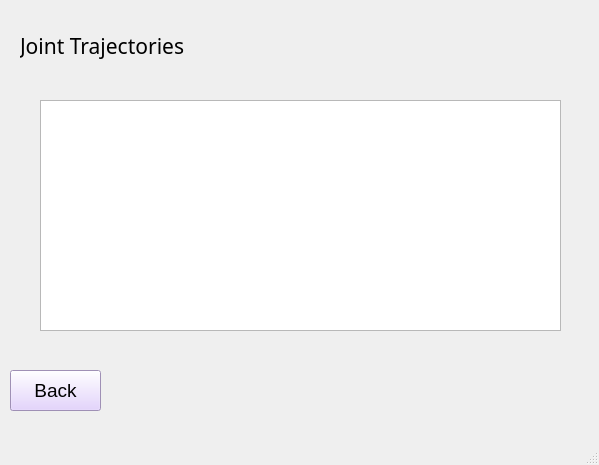
<?xml version="1.0" encoding="UTF-8"?>
<ui version="4.0">
 <class>MainWindow</class>
 <widget class="QMainWindow" name="MainWindow">
  <property name="geometry">
   <rect>
    <x>0</x>
    <y>0</y>
    <width>599</width>
    <height>465</height>
   </rect>
  </property>
  <property name="windowTitle">
   <string>MainWindow</string>
  </property>
  <property name="styleSheet">
   <string notr="true"/>
  </property>
  <widget class="QWidget" name="centralwidget">
   <widget class="QPushButton" name="back">
    <property name="geometry">
     <rect>
      <x>10</x>
      <y>370</y>
      <width>91</width>
      <height>41</height>
     </rect>
    </property>
    <property name="font">
     <font>
      <pointsize>14</pointsize>
     </font>
    </property>
    <property name="styleSheet">
     <string notr="true">background-color: rgb(222, 201, 254);</string>
    </property>
    <property name="text">
     <string>Back</string>
    </property>
   </widget>
   <widget class="QLabel" name="printText">
    <property name="geometry">
     <rect>
      <x>20</x>
      <y>0</y>
      <width>371</width>
      <height>91</height>
     </rect>
    </property>
    <property name="font">
     <font>
      <family>Sitka</family>
      <pointsize>16</pointsize>
     </font>
    </property>
    <property name="text">
     <string>Joint Trajectories</string>
    </property>
   </widget>
   <widget class="QTextEdit" name="textEdit">
    <property name="geometry">
     <rect>
      <x>40</x>
      <y>100</y>
      <width>521</width>
      <height>231</height>
     </rect>
    </property>
   </widget>
  </widget>
  <widget class="QMenuBar" name="menubar">
   <property name="geometry">
    <rect>
     <x>0</x>
     <y>0</y>
     <width>599</width>
     <height>21</height>
    </rect>
   </property>
  </widget>
  <widget class="QStatusBar" name="statusbar"/>
 </widget>
 <resources/>
 <connections/>
</ui>
